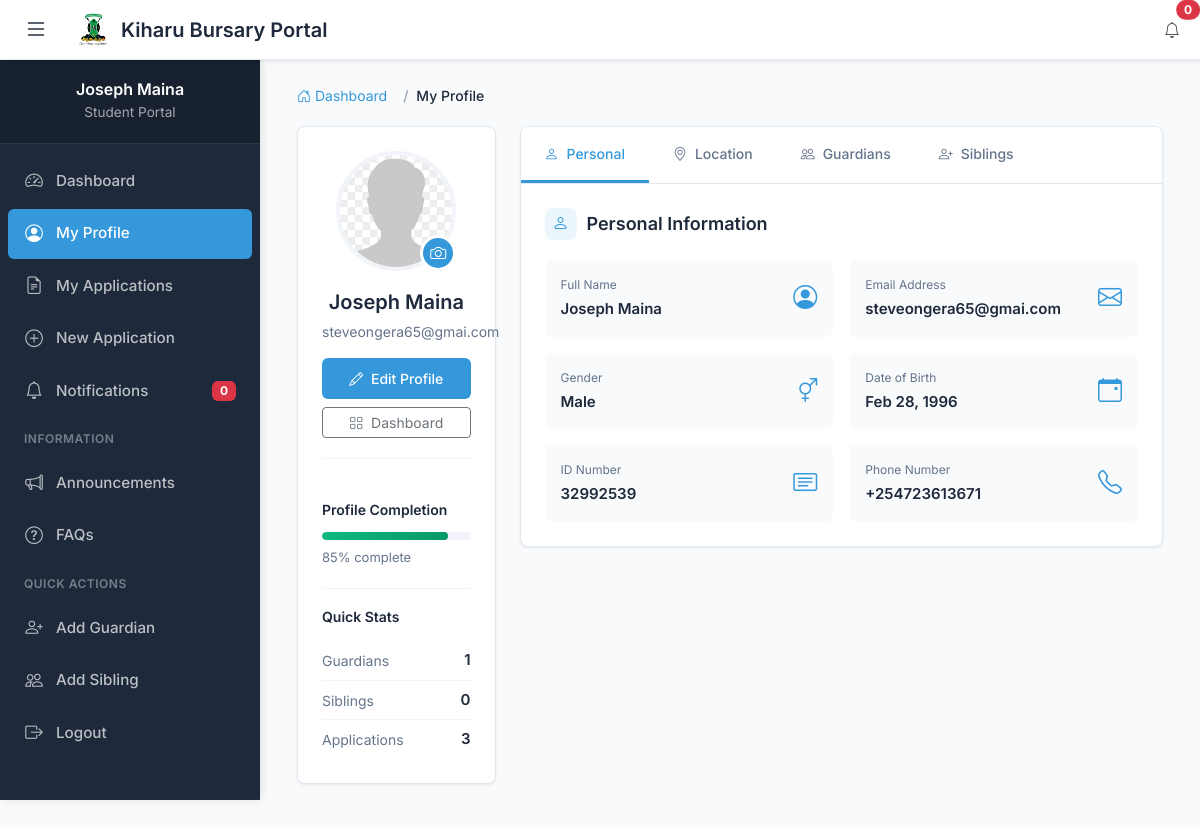
The page /student/profile/view/ (signed in) on the database its author committed.
### kiharu_system/models.py (models this page shows, shortened)
class User(AbstractUser):
    USER_TYPES = (
        ('applicant', 'Applicant'),
        ('admin', 'Administrator'),
        ('reviewer', 'Application Reviewer'),
        ('finance', 'Finance Officer'),
    )
    user_type = models.CharField(max_length=20, choices=USER_TYPES, default='applicant')
    id_number = models.CharField(max_length=20, unique=True, null=True, blank=True)
    phone_regex = RegexValidator(
        regex=r'^\+254\d{9}$',
        message="Phone number must be entered in the format: '+254XXXXXXXXX'. Exactly 12 digits including country code."
    )
    phone_number = models.CharField(validators=[phone_regex], max_length=17, blank=True)

class Applicant(models.Model):
    GENDER_CHOICES = (
        ('M', 'Male'),
        ('F', 'Female'),
    )
    user = models.OneToOneField(User, on_delete=models.CASCADE, related_name='applicant_profile')
    gender = models.CharField(max_length=1, choices=GENDER_CHOICES)
    date_of_birth = models.DateField()
    id_number = models.CharField(max_length=20, unique=True)
    ward = models.ForeignKey(Ward, on_delete=models.SET_NULL, null=True, related_name='residents')
    location = models.ForeignKey(Location, on_delete=models.SET_NULL, null=True)
    sublocation = models.ForeignKey(SubLocation, on_delete=models.SET_NULL, null=True)
    village = models.ForeignKey(Village, on_delete=models.SET_NULL, null=True)
    physical_address = models.TextField()
    postal_address = models.CharField(max_length=100, blank=True, null=True)
    special_needs = models.BooleanField(default=False)
    special_needs_description = models.TextField(blank=True, null=True)
    profile_picture = models.ImageField(upload_to='profile_pics/', default='profile_pics/default.png', blank=True,null=True)

### kiharu_system/views.py (the view)
# urls.py: path('student/profile/view/', views.student_profile_view, name='student_profile_view'),
@login_required
def student_profile_view(request):
    try:
        applicant = request.user.applicant_profile
    except Applicant.DoesNotExist:
        return redirect('student_profile_create')
    guardians = Guardian.objects.filter(applicant=applicant)
    siblings = SiblingInformation.objects.filter(applicant=applicant)
    context = {
        'applicant': applicant,
        'guardians': guardians,
        'siblings': siblings,
    }
    return render(request, 'students/profile_view.html', context)

### templates/students/profile_view.html (shortened to what this page needs)
{% extends 'student_base.html' %}
{% load static %}
{% block content %}
<div class="container-fluid">
    <nav aria-label="breadcrumb">
        <ol class="breadcrumb">
            <li class="breadcrumb-item">
                <a href="{% url 'student_dashboard' %}">
                    <i class="bi bi-house-door"></i> Dashboard
                </a>
            </li>
            <li class="breadcrumb-item active" aria-current="page">My Profile</li>
        </ol>
    </nav>
    <div class="row">
        <div class="col-md-4 col-lg-3">
            <div class="profile-sidebar">
                <div class="profile-avatar-section">
                    <div class="avatar-wrapper">
                        <img src="{% static 'images/avatar.jpg' %}" alt="Profile Avatar" class="avatar-image">
                        <a href="#" class="avatar-edit-btn">
                            <i class="bi bi-camera"></i>
                        </a>
                    </div>
                    <div class="profile-name">{{ applicant.user.first_name }} {{ applicant.user.last_name }}</div>
                    <div class="profile-email">{{ applicant.user.email }}</div>
                    <div class="profile-actions">
                        <a href="{% url 'student_profile_create' %}" class="btn btn-primary btn-sm">
                            <i class="bi bi-pencil me-1"></i> Edit Profile
                        </a>
                        <a href="{% url 'student_dashboard' %}" class="btn btn-outline-secondary btn-sm">
                            <i class="bi bi-grid me-1"></i> Dashboard
                        </a>
                    </div>
                </div>
                <div class="progress-section">
                    <div class="progress-label">Profile Completion</div>
                    <div class="progress-bar-custom">
                        <div class="progress-fill" style="width: 85%;"></div>
                    </div>
                    <div class="progress-text">85% complete</div>
                </div>
                <div class="stats-section">
                    <h6>Quick Stats</h6>
                    <div class="stat-item">
                        <span class="stat-label">Guardians</span>
                        <span class="stat-value">{{ guardians|length }}</span>
                    </div>
                    <div class="stat-item">
                        <span class="stat-label">Siblings</span>
                        <span class="stat-value">{{ siblings|length }}</span>
                    </div>
                    <div class="stat-item">
                        <span class="stat-label">Applications</span>
                        <span class="stat-value">3</span>
                    </div>
                </div>
            </div>
        </div>
        <div class="col-md-8 col-lg-9">
            <div class="section-container" style="padding: 0; overflow: hidden;">
                <div class="tab-navigation">
                    <button class="tab-button active" data-tab="personal">
                        <i class="bi bi-person"></i> Personal
                    </button>
                    <button class="tab-button" data-tab="location">
                        <i class="bi bi-geo-alt"></i> Location
                    </button>
                    <button class="tab-button" data-tab="guardian">
                        <i class="bi bi-people"></i> Guardians
                    </button>
                    <button class="tab-button" data-tab="sibling">
                        <i class="bi bi-person-plus"></i> Siblings
                    </button>
                </div>
                <div class="tab-content-wrapper">
                    <div class="tab-pane active" id="personal-pane">
                        <h5 class="section-title">
                            <span class="section-icon">
                                <i class="bi bi-person"></i>
                            </span>
                            Personal Information
                        </h5>
                        <div class="info-grid">
                            <div class="info-card">
                                <div class="info-content">
                                    <div class="info-label">Full Name</div>
                                    <div class="info-value">{{ applicant.user.first_name }} {{ applicant.user.last_name }}</div>
                                </div>
                                <i class="bi bi-person-circle info-icon"></i>
                            </div>
                            <div class="info-card">
                                <div class="info-content">
                                    <div class="info-label">Email Address</div>
                                    <div class="info-value">{{ applicant.user.email }}</div>
                                </div>
                                <i class="bi bi-envelope info-icon"></i>
                            </div>
                            <div class="info-card">
                                <div class="info-content">
                                    <div class="info-label">Gender</div>
                                    <div class="info-value">{{ applicant.get_gender_display }}</div>
                                </div>
                                <i class="bi bi-gender-ambiguous info-icon"></i>
                            </div>
                            <div class="info-card">
                                <div class="info-content">
                                    <div class="info-label">Date of Birth</div>
                                    <div class="info-value">{{ applicant.date_of_birth|date:"M j, Y" }}</div>
                                </div>
                                <i class="bi bi-calendar-event info-icon"></i>
                            </div>
                            <div class="info-card">
                                <div class="info-content">
                                    <div class="info-label">ID Number</div>
                                    <div class="info-value">{{ applicant.id_number }}</div>
                                </div>
                                <i class="bi bi-card-text info-icon"></i>
                            </div>
                            <div class="info-card">
                                <div class="info-content">
                                    <div class="info-label">Phone Number</div>
                                    <div class="info-value">{{ applicant.user.phone_number|default:"Not provided" }}</div>
                                </div>
                                <i class="bi bi-telephone info-icon"></i>
                            </div>
                        </div>
                    </div>
                </div>
            </div>
        </div>
    </div>
</div>
{% endblock %}

### templates/student_base.html (shortened to what this page needs)
{% load static %}
<!DOCTYPE html>
<html lang="en">
<head>
    <link href="https://cdn.jsdelivr.net/npm/bootstrap@5.3.0/dist/css/bootstrap.min.css" rel="stylesheet">
    <link href="https://cdn.jsdelivr.net/npm/bootstrap-icons@1.11.0/font/bootstrap-icons.css" rel="stylesheet">
</head>
<body>
    <nav class="navbar navbar-expand-lg navbar-custom">
        <div class="container-fluid">
            <button class="btn sidebar-toggle me-3" type="button" id="sidebarToggle">
                <i class="bi bi-list"></i>
            </button>
            <a class="navbar-brand" href="{% url 'student_dashboard' %}">
                <img src="{% static 'images/logo.png' %}" alt="Logo">
                Kiharu Bursary Portal
            </a>
            <div class="collapse navbar-collapse" id="navbarNav">
                <ul class="navbar-nav ms-auto">
                    <li class="nav-item dropdown">
                        <a class="nav-link dropdown-toggle position-relative" href="#" id="notificationsDropdown" role="button" data-bs-toggle="dropdown" aria-expanded="false">
                            <i class="bi bi-bell"></i>
                            <span class="position-absolute top-0 start-100 translate-middle badge rounded-pill bg-danger">
                                0
                            </span>
                        </a>
                    </li>
                </ul>
            </div>
        </div>
    </nav>
    <div class="sidebar" id="sidebar">
        <div class="sidebar-header">
            <h5>{{ user.get_full_name|default:user.username }}</h5>
            <small>Student Portal</small>
        </div>
        <div class="sidebar-content">
            <ul class="sidebar-menu">
                <li>
                    <a href="{% url 'student_dashboard' %}" class="menu-link {% if request.resolver_match.url_name == 'student_dashboard' %}active{% endif %}">
                        <i class="bi bi-speedometer2"></i>
                        <span class="menu-text">Dashboard</span>
                    </a>
                </li>
                <li>
                    <a href="{% url 'student_profile_view' %}" class="menu-link {% if request.resolver_match.url_name == 'student_profile_view' %}active{% endif %}">
                        <i class="bi bi-person-circle"></i>
                        <span class="menu-text">My Profile</span>
                    </a>
                </li>
                <li>
                    <a href="{% url 'student_application_list' %}" class="menu-link {% if 'application' in request.resolver_match.url_name %}active{% endif %}">
                        <i class="bi bi-file-earmark-text"></i>
                        <span class="menu-text">My Applications</span>
                    </a>
                </li>
                <li>
                    <a href="{% url 'student_application_create'%}" class="menu-link {% if request.resolver_match.url_name == 'student_application_create' %}active{% endif %}">
                        <i class="bi bi-plus-circle"></i>
                        <span class="menu-text">New Application</span>
                    </a>
                </li>
                <li>
                    <a href="{% url 'notifications_list' %}" class="menu-link position-relative {% if request.resolver_match.url_name == 'notifications_list' %}active{% endif %}">
                        <i class="bi bi-bell"></i>
                        <span class="menu-text">Notifications</span>
                        <span class="badge bg-danger ms-auto">0</span>
                    </a>
                </li>
                <li class="section-header">Information</li>
                <li>
                    <a href="{% url 'announcements_view' %}" class="menu-link {% if request.resolver_match.url_name == 'announcements_view' %}active{% endif %}">
                        <i class="bi bi-megaphone"></i>
                        <span class="menu-text">Announcements</span>
                    </a>
                </li>
                <li>
                    <a href="{% url 'faqs_view' %}" class="menu-link {% if request.resolver_match.url_name == 'faqs_view' %}active{% endif %}">
                        <i class="bi bi-question-circle"></i>
                        <span class="menu-text">FAQs</span>
                    </a>
                </li>
                <li class="section-header">Quick Actions</li>
                <li>
                    <a href="{% url 'guardian_create' %}" class="menu-link">
                        <i class="bi bi-person-plus"></i>
                        <span class="menu-text">Add Guardian</span>
                    </a>
                </li>
                <li>
                    <a href="{% url 'sibling_create' %}" class="menu-link">
                        <i class="bi bi-people"></i>
                        <span class="menu-text">Add Sibling</span>
                    </a>
                </li>
                <li>
                    <a href="{% url 'logout_view' %}" class="menu-link">
                        <i class="bi bi-box-arrow-right"></i>
                        <span class="menu-text">Logout</span>
                    </a>
                </li>
            </ul>
        </div>
    </div>
    <div class="main-content" id="mainContent">
        {% block content %}{% endblock %}
    </div>
</body>
</html>

### rows shown on the page
User: get_full_name "Joseph Maina"
Applicant: user.first_name "Joseph", user.last_name "Maina", user.email "steveongera65@gmai.com", gender "Male", date_of_birth "Feb 28, 1996", id_number "32992539", user.phone_number "+254723613671"

### other values the page prints
{{ guardians|length }} "1"
{{ siblings|length }} "0"
